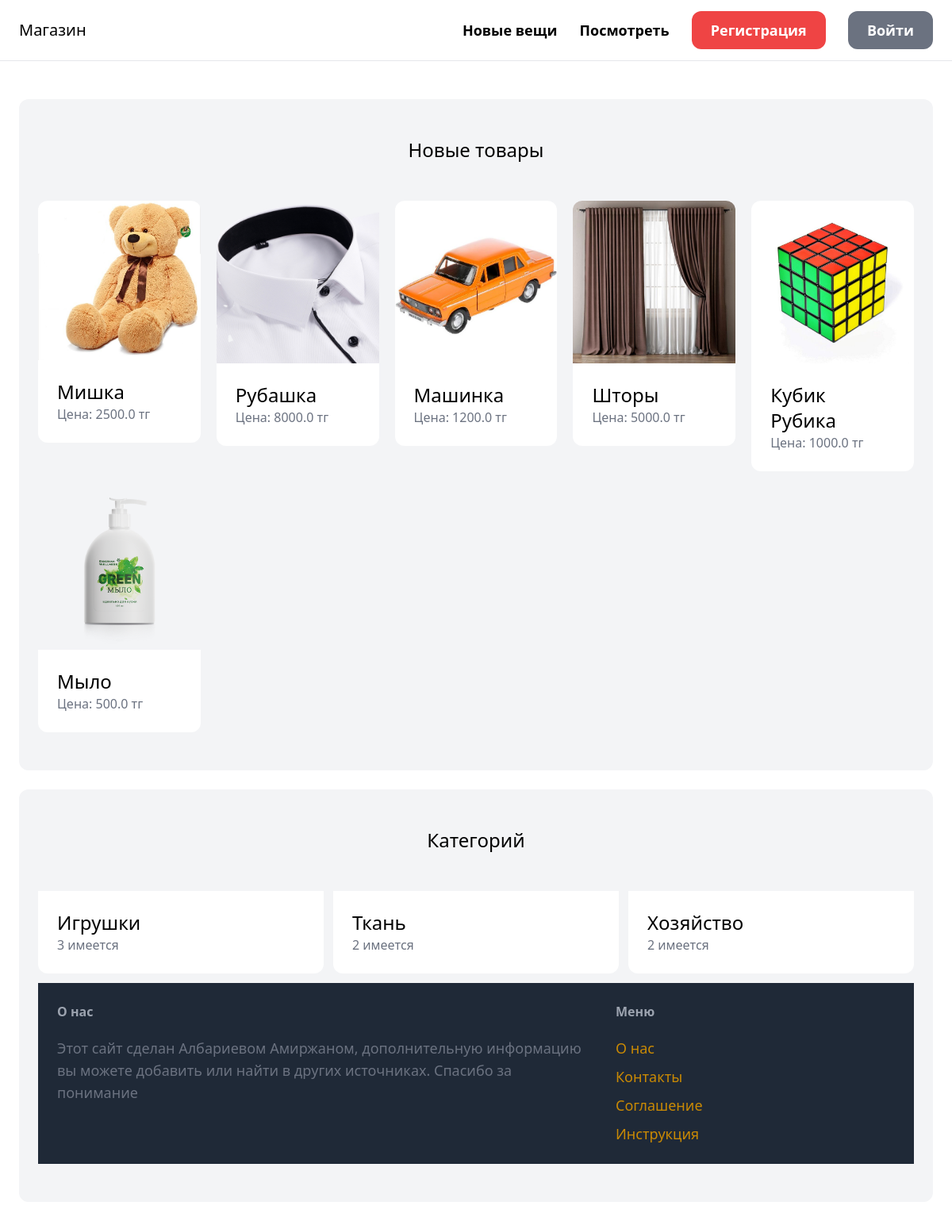
The page / on the database its author committed.
### item/models.py (models this page shows, shortened)
class Item(models.Model):
    category = models.ForeignKey(Category, related_name='item', on_delete=models.CASCADE)
    name = models.CharField(max_length=255)
    description = models.TextField(blank=True,null=True)
    price = models.FloatField()
    image = models.ImageField(upload_to='item_images', blank=True, null=True)
    is_sold = models.BooleanField(default=False)
    created_by = models.ForeignKey(User, related_name='items', on_delete=models.CASCADE)
    created_at = models.DateTimeField(auto_now_add=True)

class Category(models.Model):
    name = models.CharField(max_length=255)
    class Meta:
        ordering = ('name',)
        verbose_name_plural = 'Categories'

### core/views.py (the view)
# urls.py: path('',views.index,name='index'),
def index(request):
    items = Item.objects.filter(is_sold=False)[0:6]
    categories = Category.objects.all()
    return render(request,'core/index.html',{
        'categories': categories,
        'items': items,
    })

### core/templates/core/index.html (shortened to what this page needs)
{%extends 'core/base.html'%}
{% block content %}
    <div class="mt-6 px-6 py-12 bg-gray-100 rounded-xl">
        <h2 class="mb-12 text-2xl text-center">Новые товары</h2>
        <div class="grid grid-cols-5 gap-5">
            {%for item in items %}
                <div>
                    <a href="{%url 'item:detail' item.id %}">
                        <div>
                            <img src="{{item.image.url}}" class="rounded-t-xl">
                        </div>
                        <div class="p-6 bg-white rounded-b-xl">
                            <h2 class="text-2xl">{{item.name}}
                            </h2>
                            <p class="text-gray-500">Цена: {{item.price}} тг</p>
                        </div>
                    </a>
                </div>
            {%endfor%}
        </div>
    </div>
    <div class="mt-6 px-6 py-12 bg-gray-100 rounded-xl">
        <h2 class="mb-12 text-2xl text-center">Категорий</h2>
        <div class="grid grid-cols-3 gap-3">
            {%for category in categories%}
                <div>
                    <a href="#">
                        <div class="p-6 bg-white rounded-b-xl">
                            <h2 class="text-2xl">{{category.name}}
                            </h2>
                            <p class="text-gray-500">{{ category.item.count }} имеется </p>
                        </div>
                    </a>
                </div>
            {% endfor %}
{% endblock %}

### core/templates/core/base.html (shortened to what this page needs)
<!DOCTYPE html>
<html>
    <head>
        <script src="http://cdn.tailwindcss.com"></script>
    </head>
    <body>
        <nav class="py-6 px-6 flex justify-between items-center border-b border-fray-200">
            <a href="/" class="text-xl" font-semibold>Магазин</a>
            <div class="space-x-6">
                <a href="{% url 'item:new' %}" class="text-lg font-semibold hover:text-gray-500">Новые вещи</a>
                <a href="{% url 'item:items' %}" class="text-lg font-semibold hover:text-gray-500">Посмотреть</a>
                {% if request.user.is_authenticated %}
                    <a href="#" class="px-6 py-3 text-lg font-semibold bg-yellow-600 text-white rounded-xl hover:bg-yellow-700">Ящик</a>
                    <a href="{% url 'dashboard:index' %}" class="px-6 py-3 text-lg font-semibold bg-gray-500 text-white rounded-xl hover:bg-gray-700">Инструменты</a>
                {% else %}
                    <a href="{%url 'core:signup' %}" class="px-6 py-3 text-lg font-semibold bg-red-500 text-white rounded-xl hover:bg-red-700">Регистрация</a>
                    <a href="{%url 'core:login' %}" class="px-6 py-3 text-lg font-semibold bg-gray-500 text-white rounded-xl hover:bg-gray-700">Войти</a>
                {% endif %}
            </div>
        </nav>
        <div class="px-6 py-6">
            {% block content %}
            {% endblock %}
        </div>
        <footer class="py-6 px-6 flex justify-between bg-gray-800">
            <div class="w-2/3 pr-10">
                <h3 class="mb-5 font-semibold text-gray-400">О нас</h3>
                <p class="text-lg text-gray-500 ">Этот сайт сделан Албариевом Амиржаном,
                     дополнительную информацию вы можете добавить или найти в других источниках.
                      Спасибо за понимание </p>
            </div>
            <div class="w-1/3">
                <h3 class="mb-5 font-semibold text-gray-400">Меню</h3>
                <ul class="space-y-2">
                    <li><a href="#" class="text-lg text-yellow-600 hover:text-yellow-700">О нас</a></li>
                    <li><a href="{%url 'core:contact' %}" class="text-lg text-yellow-600 hover:text-yellow-700">Контакты</a></li>
                    <li><a href="#" class="text-lg text-yellow-600 hover:text-yellow-700">Соглашение</a></li>
                    <li><a href="#" class="text-lg text-yellow-600 hover:text-yellow-700">Инструкция</a></li>
                </ul>
            </div>
        </footer>
    </body>
</html>

### rows shown on the page
Item: image (picture), name "Мишка", price "2500.0"
Item: image (picture), name "Рубашка", price "8000.0"
Item: image (picture), name "Машинка", price "1200.0"
Item: image (picture), name "Шторы", price "5000.0"
Item: image (picture), name "Кубик Рубика", price "1000.0"
Item: image (picture), name "Мыло", price "500.0"
Category: name "Игрушки", item.count "3"
Category: name "Ткань", item.count "2"
Category: name "Хозяйство", item.count "2"
